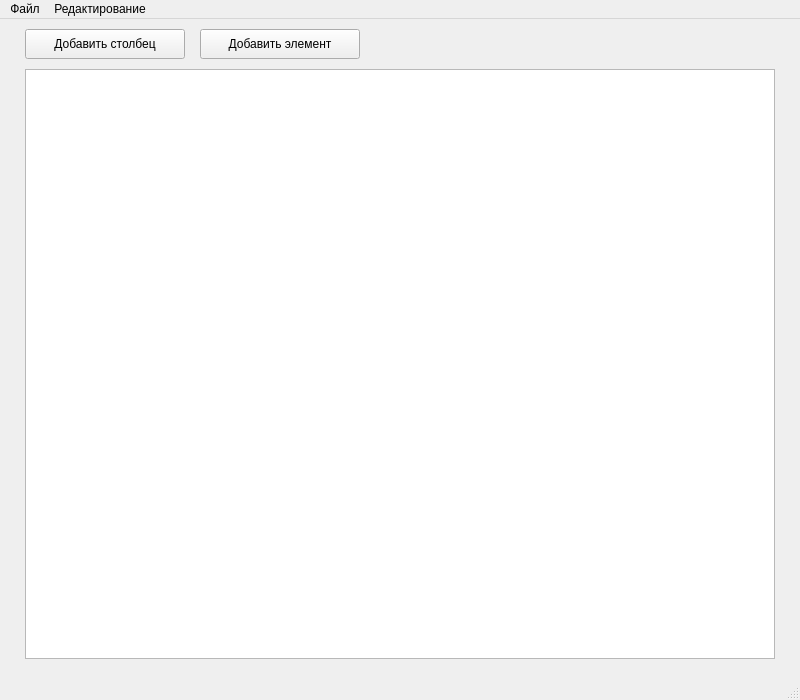
<?xml version="1.0" encoding="UTF-8"?>
<ui version="4.0">
 <class>MainWindow</class>
 <widget class="QMainWindow" name="MainWindow">
  <property name="geometry">
   <rect>
    <x>0</x>
    <y>0</y>
    <width>800</width>
    <height>700</height>
   </rect>
  </property>
  <property name="sizePolicy">
   <sizepolicy hsizetype="Fixed" vsizetype="Fixed">
    <horstretch>0</horstretch>
    <verstretch>0</verstretch>
   </sizepolicy>
  </property>
  <property name="windowTitle">
   <string>Редактор таблиц</string>
  </property>
  <widget class="QWidget" name="centralwidget">
   <widget class="QTableWidget" name="tableWidget">
    <property name="geometry">
     <rect>
      <x>25</x>
      <y>50</y>
      <width>750</width>
      <height>590</height>
     </rect>
    </property>
   </widget>
   <widget class="QPushButton" name="addElementButton">
    <property name="geometry">
     <rect>
      <x>200</x>
      <y>10</y>
      <width>160</width>
      <height>30</height>
     </rect>
    </property>
    <property name="text">
     <string>Добавить элемент</string>
    </property>
   </widget>
   <widget class="QPushButton" name="addColumnButton">
    <property name="geometry">
     <rect>
      <x>25</x>
      <y>10</y>
      <width>160</width>
      <height>30</height>
     </rect>
    </property>
    <property name="text">
     <string>Добавить столбец</string>
    </property>
   </widget>
  </widget>
  <widget class="QMenuBar" name="menubar">
   <property name="geometry">
    <rect>
     <x>0</x>
     <y>0</y>
     <width>800</width>
     <height>26</height>
    </rect>
   </property>
   <widget class="QMenu" name="fileMenu">
    <property name="title">
     <string>Файл</string>
    </property>
    <addaction name="createTableAction"/>
    <addaction name="openFileAction"/>
    <addaction name="saveFileAction"/>
    <addaction name="saveAsAction"/>
    <addaction name="rebaseAction"/>
   </widget>
   <widget class="QMenu" name="editMenu">
    <property name="title">
     <string>Редактирование</string>
    </property>
    <addaction name="addColumnAction"/>
    <addaction name="addElementAction"/>
    <addaction name="deleteColumnAction"/>
    <addaction name="deleteElementAction"/>
   </widget>
   <addaction name="fileMenu"/>
   <addaction name="editMenu"/>
  </widget>
  <widget class="QStatusBar" name="statusbar"/>
  <action name="addColumnAction">
   <property name="text">
    <string>Добавить столбец</string>
   </property>
  </action>
  <action name="addElementAction">
   <property name="text">
    <string>Добавить элемент</string>
   </property>
  </action>
  <action name="openFileAction">
   <property name="text">
    <string>Открыть...</string>
   </property>
  </action>
  <action name="saveFileAction">
   <property name="text">
    <string>Сохранить</string>
   </property>
   <property name="shortcut">
    <string>Ctrl+S</string>
   </property>
  </action>
  <action name="saveAsAction">
   <property name="text">
    <string>Сохранить как...</string>
   </property>
   <property name="shortcut">
    <string>Ctrl+Shift+S</string>
   </property>
  </action>
  <action name="createTableAction">
   <property name="text">
    <string>Создать новую таблицу</string>
   </property>
   <property name="shortcut">
    <string>Ctrl+N</string>
   </property>
  </action>
  <action name="deleteColumnAction">
   <property name="text">
    <string>Удалить столбец</string>
   </property>
  </action>
  <action name="deleteElementAction">
   <property name="text">
    <string>Удалить элемент</string>
   </property>
   <property name="shortcut">
    <string>Del</string>
   </property>
  </action>
  <action name="rebaseAction">
   <property name="text">
    <string>Перебазировать из таблицы...</string>
   </property>
   <property name="shortcut">
    <string>Ctrl+B</string>
   </property>
  </action>
 </widget>
 <resources/>
 <connections>
  <connection>
   <sender>openFileAction</sender>
   <signal>triggered()</signal>
   <receiver>MainWindow</receiver>
   <slot>openFile()</slot>
   <hints>
    <hint type="sourcelabel">
     <x>-1</x>
     <y>-1</y>
    </hint>
    <hint type="destinationlabel">
     <x>399</x>
     <y>349</y>
    </hint>
   </hints>
  </connection>
 </connections>
 <slots>
  <slot>openFile()</slot>
 </slots>
</ui>
